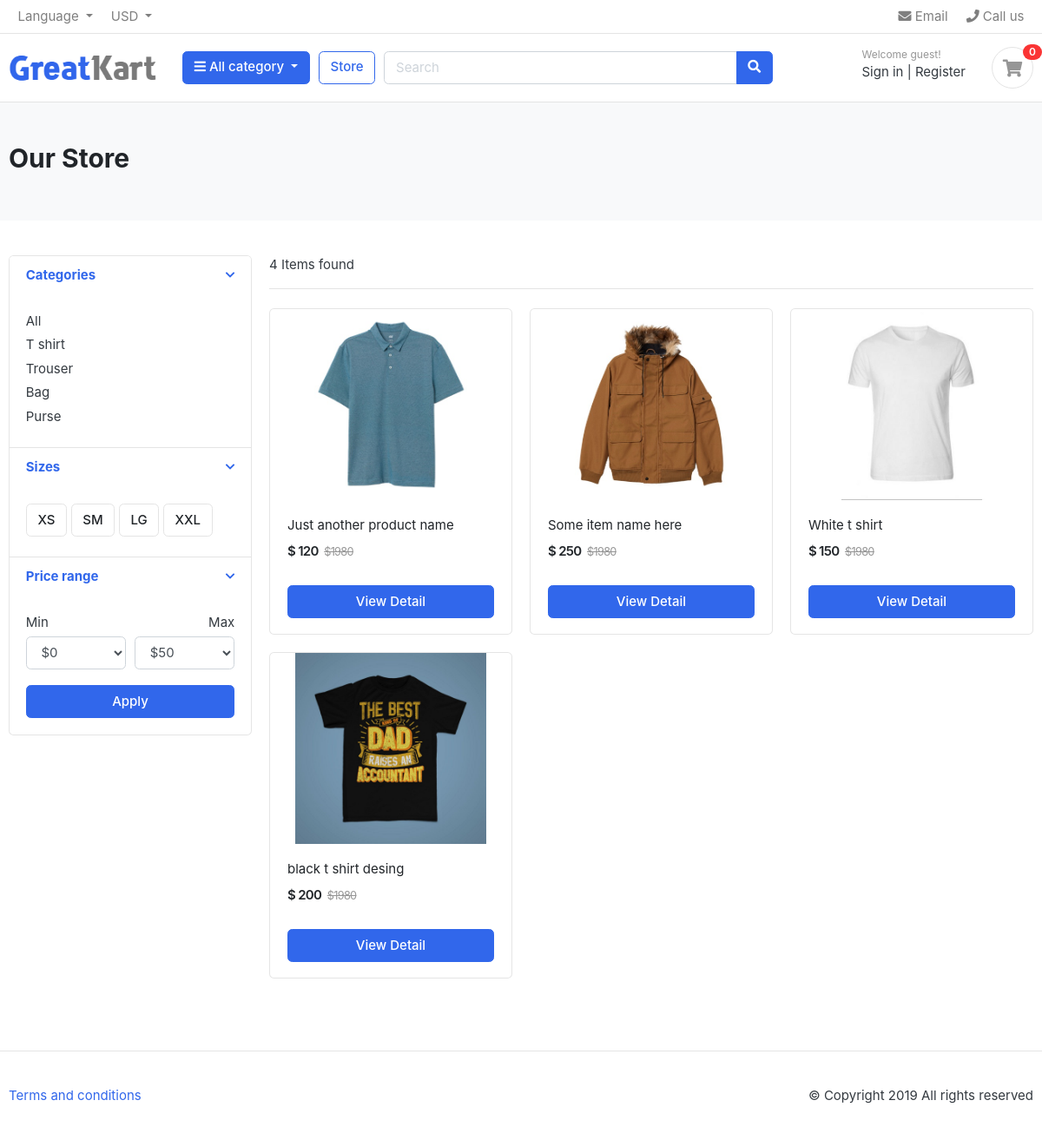
The page /store/t-shirt/ on the database its author committed.
### apps/category/models.py (models this page shows, shortened)
class Category(models.Model):
    category_name = models.CharField(max_length=100, unique=True)
    slug = models.SlugField(max_length=100, unique=True)
    description = models.CharField(max_length=100, unique=True)
    cat_image = models.ImageField(upload_to ='uploads/%Y/%m/%d/', blank=True)
    class Meta:
        verbose_name = 'category'
        verbose_name_plural = 'categories'
    def get_url(self):
        return reverse('products_by_category', args=[self.slug])

### apps/store/models.py (models this page shows, shortened)
class Product(models.Model):
    product_name = models.CharField(max_length=200, unique=True)
    slug = models.SlugField(max_length=200, unique=True)
    description = models.TextField(max_length=100, blank=True)
    price = models.IntegerField()
    images = models.ImageField(upload_to ='uploads/%Y/%m/%d/', blank=True)
    stock = models.IntegerField()
    is_available = models.BooleanField(default=True)
    category = models.ForeignKey(Category, on_delete=models.CASCADE)
    created_date = models.DateTimeField(auto_now_add=True)
    modified_date = models.DateTimeField(auto_now=True)
    def get_url(self):
        return reverse('product_detail', args=[self.category.slug, self.slug])

### apps/store/views.py (the view)
# urls.py: path('<slug:category_slug>/', views.FilterByCategory, name='products_by_category'),
def FilterByCategory(request, category_slug=None):
    categories = None
    products = None
    if category_slug != None:
        categories = get_object_or_404(Category, slug=category_slug)
        products = Product.objects.all().filter(category=categories, is_available=True)
        paginator = Paginator(products, 6)
        page = request.GET.get('page')
        paged_products = paginator.get_page(page)
        product_count = products.count()
    else:
        products = Product.objects.all().filter(is_available=True).order_by('id')
        paginator = Paginator(products, 6)
        page = request.GET.get('page')
        paged_products = paginator.get_page(page)
        product_count = products.count()
    context = {
        'products':paged_products,
        'product_count':product_count
    }
    return render(request, 'store.html', context)

### apps/carts/views.py (called while the page is built)
def _cart_id(request):
    cart = request.session.session_key
    if not cart:
        cart = request.session.create()
    return cart

### apps/category/menus.py (called while the page is built)
def menu_links(request):
    links = Category.objects.all()
    return dict(links=links)

def cart_count(request):
    cart_count = 0
    if 'admin' in request.path:
        return {}
    else:
        try:
            cart = Cart.objects.filter(cart_id=_cart_id(request))
            cart_items = CartItem.objects.all().filter(cart=cart[:1])
            for cart_item in cart_items:
                cart_count += cart_item.quantity
        except Cart.DoesNotExist:
            cart_count = 0
    return dict(cart_count=cart_count)

### templates/store.html (shortened to what this page needs)
{% extends 'snippets/base.html' %}
{% block home %}
	<section class="section-pagetop bg">
		<div class="container">
			{% if 'search' in request.path %}
				<h2 class="title-page">Search Result</h2>
			{% else %}
				<h2 class="title-page">Our Store</h2>
			{% endif %}
		</div>
	</section>
	<section class="section-content padding-y">
		<div class="container">
			<div class="row">
				<aside class="col-md-3">
					<div class="card">
						<article class="filter-group">
							<header class="card-header">
								<a href="#" data-toggle="collapse" data-target="#collapse_1" aria-expanded="true" class="">
									<i class="icon-control fa fa-chevron-down"></i>
									<h6 class="title">Categories</h6>
								</a>
							</header>
							<div class="filter-content collapse show" id="collapse_1" style="">
								<div class="card-body">
									<ul class="list-menu">
										<li><a href="{% url 'store' %}">All</a></li>
										{% for i in links %}
											<li><a href="{{i.get_url}}">{{i.category_name}}</a></li>
										{% endfor %}
									</ul>
								</div>
							</div>
						</article>
						<article class="filter-group">
							<header class="card-header">
								<a href="#" data-toggle="collapse" data-target="#collapse_4" aria-expanded="true" class="">
									<i class="icon-control fa fa-chevron-down"></i>
									<h6 class="title">Sizes </h6>
								</a>
							</header>
							<div class="filter-content collapse show" id="collapse_4" style="">
								<div class="card-body">
								<label class="checkbox-btn">
									<span class="btn btn-light"> XS </span>
								</label>
								<label class="checkbox-btn">
									<span class="btn btn-light"> SM </span>
								</label>
								<label class="checkbox-btn">
									<span class="btn btn-light"> LG </span>
								</label>
								<label class="checkbox-btn">
									<span class="btn btn-light"> XXL </span>
								</label>
							</div>
							</div>
						</article>
						<article class="filter-group">
							<header class="card-header">
								<a href="#" data-toggle="collapse" data-target="#collapse_3" aria-expanded="true" class="">
									<i class="icon-control fa fa-chevron-down"></i>
									<h6 class="title">Price range </h6>
								</a>
							</header>
							<div class="filter-content collapse show" id="collapse_3" style="">
								<div class="card-body">
									<div class="form-row">
									<div class="form-group col-md-6">
									<label>Min</label>
										<select class="mr-2 form-control">
											<option value="0">$0</option>
										</select>
									</div>
									<div class="form-group text-right col-md-6">
									<label>Max</label>
										<select class="mr-2 form-control">
											<option value="50">$50</option>
										</select>
									</div>
									</div>
									<button class="btn btn-block btn-primary">Apply</button>
								</div>
							</div>
						</article>
					</div>
				</aside>
				<main class="col-md-9">
					<header class="border-bottom mb-4 pb-3">
						<div class="form-inline">
							<span class="mr-md-auto">{{product_count}} Items found </span>
						</div>
					</header>
					<div class="row">
						{% for p in products %}
						<div class="col-md-4">
							<figure class="card card-product-grid">
								<div class="img-wrap">
									<a href="{{p.get_url}}">
										<img src="{{p.images.url}}">
									</a>
								</div>
								<figcaption class="info-wrap">
									<div class="fix-height">
										<a href="{{p.get_url}}" class="title">{{p.product_name}}</a>
										<div class="price-wrap mt-2">
											<span class="price">$ {{p.price}}</span>
											<del class="price-old">$1980</del>
										</div>
									</div>
									{% if p.stock <= 0 %}
										<h5>Out Of Stock</h5>
									{% else %}
										<a href="{{p.get_url}}" class="btn btn-block btn-primary">View Detail</a>
									{% endif %}
								</figcaption>
							</figure>
						</div>
						{% endfor %}
					</div>
				</main>
			</div>
		</div>
	</section>
{% endblock %}

### static/css/ui.css (style rules this page uses)
html { font-family: "Inter", sans-serif; font-size: 15px; }
.img-wrap { text-align: center; display: block; }
.img-wrap img { max-width: 100%; }
.price-wrap { letter-spacing: -0.7px; }
.padding-y { padding-top: 40px; padding-bottom: 40px; }
figure { margin-bottom: 0; }
article:after, .form-group:after { display: block; clear: both; content: ""; }
.bg { background-color: #f8f9fa; }
.title-page { color: #212529; }
.btn-light { background-color: #fff; border-color: #e4e4e4; }
[class*=list-] li:after { visibility: hidden; display: block; content: ""; overflow: hidden; height: 0; clear: both; }
.list-menu { list-style: none; margin: 0; padding-left: 0; }
.list-menu li { margin-bottom: 5px; }
.list-menu a { color: #343a40; }
[class*=card-product] a.title { color: #212529; display: block; }
[class*=card-product] .img-wrap { overflow: hidden; position: relative; }
[class*=card-product] .img-wrap img { height: 100%; max-width: 100%; width: auto; display: inline-block; -o-object-fit: cover; object-fit: cover; }
.card-product-grid { margin-bottom: 20px; }
.card-product-grid .img-wrap { border-radius: 0.2rem 0.2rem 0 0; height: 220px; }
.card-product-grid .info-wrap { overflow: hidden; padding: 18px 20px; }
.card-product-grid .fix-height { height: 80px; overflow: hidden; }
.card .img-wrap { overflow: hidden; }
.price { font-weight: 600; color: #212529; }
.price-old { color: #969696; margin-left: 3px; font-size: 85%; }
.icon-control { margin-top: 5px; float: right; font-size: 80%; }
.card-header .title { margin-bottom: 0; line-height: 1.5; }
.filter-group { border-bottom: 1px solid #e4e4e4; }
.filter-group .card-header { border-bottom: 0; }
.filter-group:last-child { border-bottom: 0; }
.checkbox-btn { position: relative; }
.section-pagetop { padding: 45px 0; }

### rows shown on the page
Category: category_name "T shirt"
Category: category_name "Trouser"
Category: category_name "Bag"
Category: category_name "Purse"
Product: images (picture), product_name "Just another product name", price "120"
Product: images (picture), product_name "Some item name here", price "250"
Product: images (picture), product_name "White t shirt", price "150"
Product: images (picture), product_name "black t shirt desing", price "200"

### other values the page prints
{{ cart_count }} "0"
{{ product_count }} "4"
